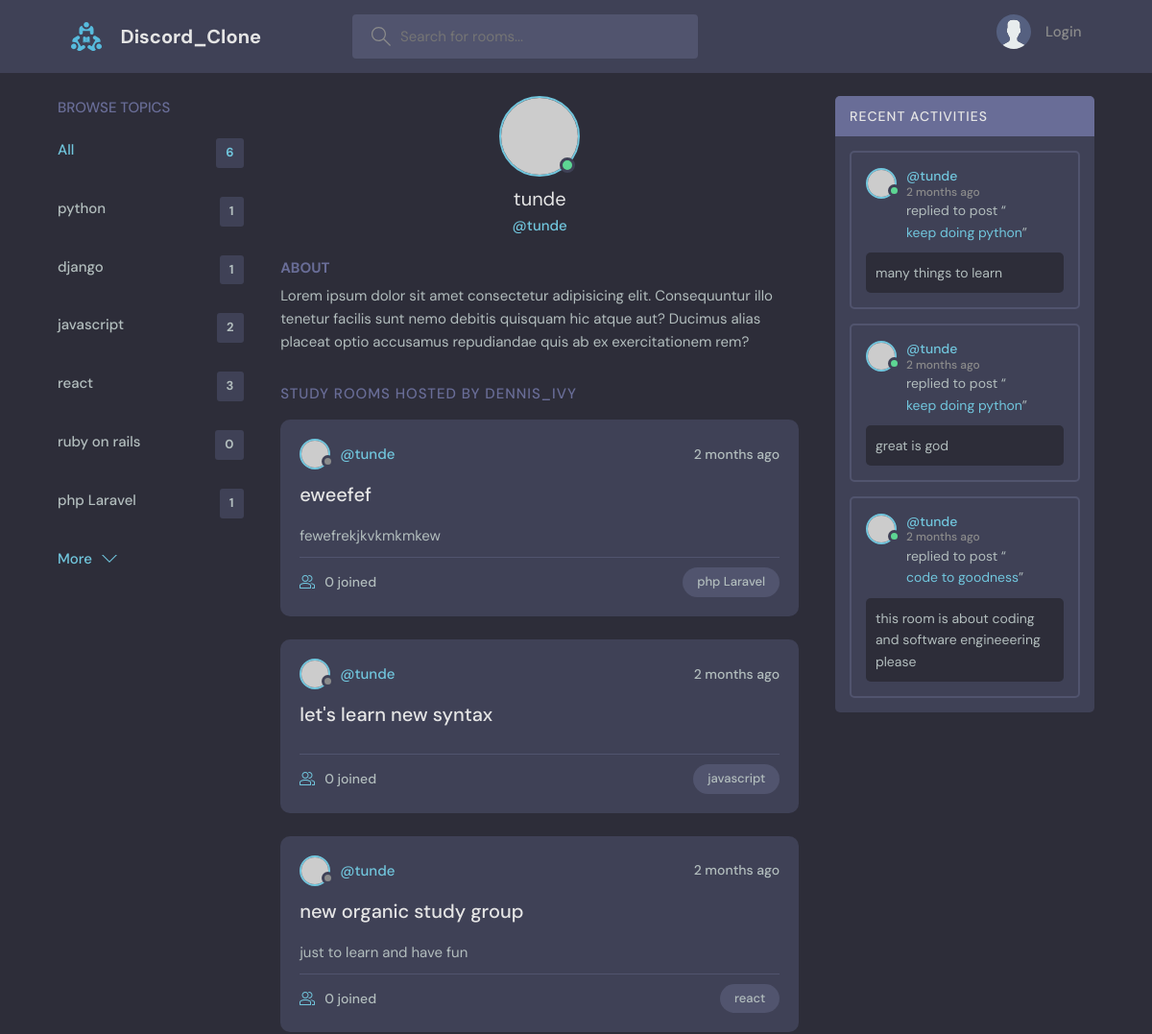
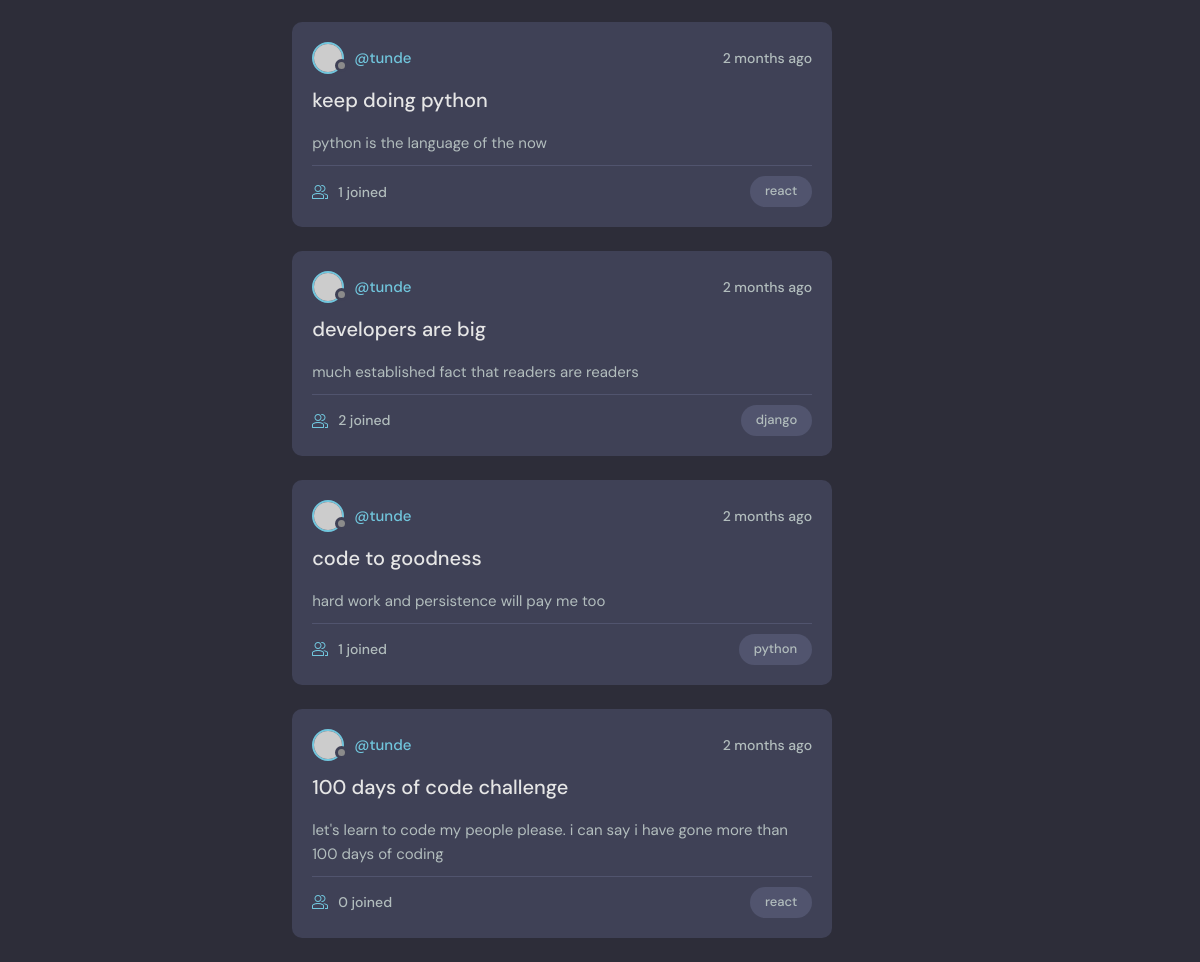
The app's page /profile/1 with its own data (2 pictures, top to bottom).
### base/models.py (models this page shows, shortened)
class Topic(models.Model):
    name = models.CharField(max_length=200)

class Room(models.Model):
    host  = models.ForeignKey(User, on_delete=models.SET_NULL, null=True)
    topic = models.ForeignKey(Topic, on_delete=models.SET_NULL, null=True)
    participants = models.ManyToManyField(User, related_name='participants', blank=True)
    name = models.CharField(max_length=200)
    description = models.TextField(null=True, blank=True)
    updated = models.DateTimeField(auto_now=True)
    created = models.DateTimeField(auto_now_add=True)
    def __str__(self):
        return self.name
    class Meta:
        ordering = ['-updated', '-created']

class Message(models.Model):
    user = models.ForeignKey(User, on_delete=models.CASCADE)
    room  = models.ForeignKey(Room, on_delete=models.CASCADE) #for one to many relationship
    body = models.TextField()
    updated = models.DateTimeField(auto_now=True)
    created = models.DateTimeField(auto_now_add=True)
    class Meta:
        ordering = ['-updated', '-created']

### base/views.py (the view)
# urls.py: path('profile/<str:pk>', views.profile, name ='profile'),
def  profile(request, pk):
    user  = User.objects.get(id=pk)
    rooms = user.room_set.all()
    topics = Topic.objects.all()
    room_messages = user.message_set.all()
    context = {'user' : user, 'rooms' : rooms, 'room_messages' : room_messages, 'topics' : topics}
    return render(request, 'base/profile.html', context)

### base/templates/base/profile.html (shortened to what this page needs)
{%extends 'main.html' %} {% block content %}
<main class="profile-page layout layout--3">
    <div class="container">
        {% include 'base/topics_component.html' %}
        <div class="roomList">
            <div class="profile">
                <div class="profile__avatar">
                    <div class="avatar avatar--large active">
                        <img src="https://randomuser.me/api/portraits/men/11.jpg" />
                    </div>
                </div>
                <div class="profile__info">
                    <h3>{{user.username}}</h3>
                    <p>@{{user.username}}</p>
                </div>
                <div class="profile__about">
                    <h3>About</h3>
                    <p>
                        Lorem ipsum dolor sit amet consectetur adipisicing elit. Consequuntur illo tenetur facilis sunt nemo debitis quisquam hic atque aut? Ducimus alias placeat optio accusamus repudiandae quis ab ex exercitationem rem?
                    </p>
                </div>
            </div>
            <div class="roomList__header">
                <div>
                    <h2>Study Rooms Hosted by dennis_ivy</a>
                    </h2>
                </div>
            </div>
            {% include 'base/feed_component.html' %}
        </div>
        {% include 'base/activity_component.html' %}
    </div>
</main>
{%endblock%}

### templates/main.html (shortened to what this page needs)
 {% load static%}
<!DOCTYPE html>
<html lang="en">
<head>
    <link rel="stylesheet" href="{% static 'styles/style.css'%}" />
</head>
<body>
    {% include 'nav.html'%} {% block content%}{% endblock %}
</body>
</html>

### templates/nav.html (shortened to what this page needs)
{%load static%}
<header class="header header--loggedIn">
    <div class="container">
        <a href="{% url 'home' %}" class="header__logo">
            <img src="{% static 'image/logo.svg' %}" />
            <h1>Discord_Clone</h1>
        </a>
        <form class="header__search" method='GET' action="{% url 'home' %}">
            <label>
            <input placeholder="Search for rooms..." name =  'q' />
          </label>
        </form>
        <nav class="header__menu">
            {% if request.user.is_authenticated %}
            <div class="header__user">
                <a href="{% url 'update-user' %}">
                    <div class="avatar avatar--medium active">
                        <img src="https://randomuser.me/api/portraits/men/37.jpg" />
                    </div>
                    <p>{{request.user.username}} <span>@{{request.user.username}}</span></p>
                </a>
                <button class="dropdown-button">
              <svg version="1.1" xmlns="http://www.w3.org/2000/svg" width="32" height="32" viewBox="0 0 32 32">
                <title>chevron-down</title>
                <path d="M16 21l-13-13h-3l16 16 16-16h-3l-13 13z"></path>
              </svg>
            </button>
            </div>
            {%else%}
            <a href="{% url 'login' %}">
                <img src="{% static 'image/avatar.svg' %}" />
                <p>Login</p>
            </a>
            {%endif%}
        </nav>
      </div>
    </header>

### base/templates/base/topics_component.html (shortened to what this page needs)
<div class="topics">
    <div class="topics__header">
        <h2>Browse Topics</h2>
    </div>
    <ul class="topics__list">
        <li>
            <a href="{% url 'home' %}" class="active">All <span>{{topics.count}}</span></a>
        </li>
        {% for topic in topics %}
        <li>
            <a href="{% url 'home' %}?q={{topic.name}}">{{topic.name}} <span>{{topic.room_set.all.count}}</span></a>
        </li>
        {% endfor %}
    </ul>
    <a class="btn btn--link" href="{% url 'topics-page'%}">
            More
            <svg version="1.1" xmlns="http://www.w3.org/2000/svg" width="32" height="32" viewBox="0 0 32 32">
              <title>chevron-down</title>
              <path d="M16 21l-13-13h-3l16 16 16-16h-3l-13 13z"></path>
            </svg>
          </a>
<div>
</div>
</div>

### base/templates/base/feed_component.html (shortened to what this page needs)
 {% for room in rooms %}
<div class="roomListRoom">
    <div class="roomListRoom__header">
        <a href="{% url 'profile' room.host.id %}" class="roomListRoom__author">
            <div class="avatar avatar--small">
                <img src="https://randomuser.me/api/portraits/women/11.jpg" />
            </div>
            <span>@{{room.host.username}}</span>
        </a>
        <div class="roomListRoom__actions">
            <span>{{room.created|timesince}} ago</span>
        </div>
    </div>
    <div class="roomListRoom__content">
        <a href="{% url 'room' room.id %}">{{room.name}}</a>
        <p>
            {{room.description}}
        </p>
    </div>
    <div class="roomListRoom__meta">
        <a href="{% url 'room' room.id %}" class="roomListRoom__joined">
                 {{room.participants.all.count}} joined
        </a>
        <p class="roomListRoom__topic">{{room.topic.name}}</p>
    </div>
</div>{% endfor %}

### base/templates/base/activity_component.html (shortened to what this page needs)
<div class="activities">
    <div class="activities__header">
        <h2>Recent Activities</h2>
    </div>
    {% for message in room_messages %}
    <div class="activities__box">
        <div class="activities__boxHeader roomListRoom__header">
            <a href="{% url 'profile' message.user.id %}" class="roomListRoom__author">
                <div class="avatar avatar--small active">
                    <img src="https://randomuser.me/api/portraits/men/13.jpg" />
                </div>
                <p>
                    @{{message.user}}
                    <span>{{message.created|timesince}} ago</span>
                </p>
            </a>
        </div>
        <div class="activities__boxContent">
            <p>replied to post “<a href="{% url 'room' message.room.id %}">{{message.room}}</a>”</p>
            <div class="activities__boxRoomContent">
                {{message.body}}
            </div>
        </div>
    </div>{%endfor%}
</div>

### records on screen
Topic: name "python", room_set.all.count "1"
Topic: name "django", room_set.all.count "1"
Topic: name "javascript", room_set.all.count "2"
Topic: name "react", room_set.all.count "3"
Topic: name "ruby on rails", room_set.all.count "0"
Topic: name "php Laravel", room_set.all.count "1"
Room: host.username "tunde", created "2 months", name "eweefef", description "fewefrekjkvkmkmkew", participants.all.count "0", topic.name "php Laravel"
Room: host.username "tunde", created "2 months", name "let's learn new syntax", participants.all.count "0", topic.name "javascript"
Room: host.username "tunde", created "2 months", name "new organic study group", description "just to learn and have fun", participants.all.count "0", topic.name "react"
Room: host.username "tunde", created "2 months", name "keep doing python", description "python is the language of the now", participants.all.count "1", topic.name "react"
Room: host.username "tunde", created "2 months", name "developers are big", description "much established fact that readers are readers", participants.all.count "2", topic.name "django"
Room: host.username "tunde", created "2 months", name "code to goodness", description "hard work and persistence will pay me too", participants.all.count "1", topic.name "python"
Room: host.username "tunde", created "2 months", name "100 days of code challenge", description "let's learn to code my people please. i can say i have gone more than 100 days of coding", participants.all.count "0", topic.name "react"
Message: user "tunde", created "2 months", room "keep doing python", body "many things to learn"
Message: user "tunde", created "2 months", room "keep doing python", body "great is god"
Message: user "tunde", created "2 months", room "code to goodness", body "this room is about coding and software engineeering please"

### other values on screen
{{ topics.count }} "6"
{{ user.username }} "tunde"
